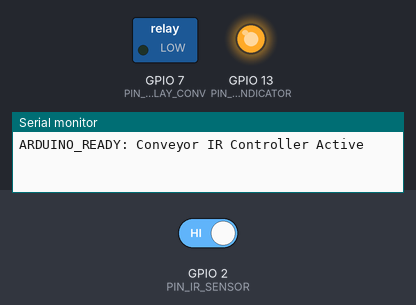
The sketch below on a simulated ESP32-S3. Shown: switched loads named in the sketch (green lamp = pin HIGH), output pins drawn as LEDs (lit = HIGH), the last lines printed to the serial monitor. The inputs (shaded band) are chosen by the test bench; at power-on: GPIO 2 (PIN_IR_SENSOR) HIGH.

Above: at 1.2 s.
1.3 s: GPIO 2 (PIN_IR_SENSOR) driven LOW
At 1.6 s:
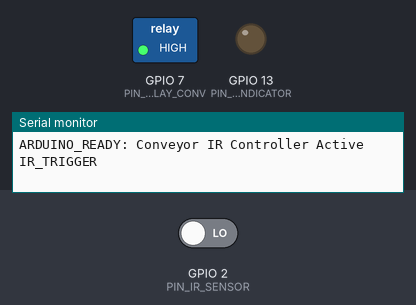
Timing chart, 0 to 4.3 s (numbered marks = the images above; inputs shaded):
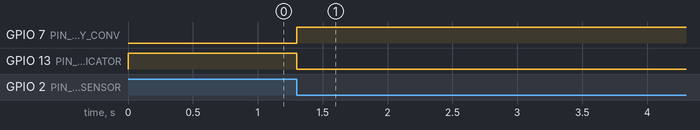

Measured:
- after the input at 1.3 s, GPIO 7 (PIN_RELAY_CONV): LOW → HIGH at once; GPIO 13 (PIN_LED_INDICATOR): HIGH → LOW at once

The sketch:

conveyor_ir_controller.ino
```cpp
/*
 * ============================================================================
 * CONVEYOR IR SENSOR CONTROLLER (Arduino / ESP32)
 * Proyek: Robotik Sortir Berbasis Machine Vision YOLOv8
 * ============================================================================
 *
 * CARA KERJA SISTEM STOP-AND-GO:
 * 1. Konveyor berjalan membawa objek (Koin / Tutup Botol / Charger).
 * 2. Sensor Infrared (IR) mendeteksi objek yang tiba di zona sortir.
 * 3. Arduino mematikan Relay Konveyor seketika (STOP).
 * 4. Arduino mengirim string "IR_TRIGGER\n" via USB Serial ke laptop Python.
 * 5. Python menunggu jeda inersia (Settling Delay ~0.6s) agar getaran & selip reda total,
 *    mengambil 1 snapshot foto statis, dan mengunci koordinat fisik (X, Y, Z).
 * 6. Jika objek termasuk kelas target sortir:
 *    - Python mengirim instruksi "PICK:<class>:<x>:<y>:<z>\n" ke robot.
 *    - Setelah robot selesai mengambil, kirim "DONE\n" untuk menghidupkan konveyor lagi.
 * 7. Jika objek bukan target sortir:
 *    - Python mengirim "RESUME\n" sehingga konveyor langsung jalan membawa objek lewat.
 * ============================================================================
 */

#define PIN_IR_SENSOR    2   // Pin digital sensor Infrared (Aktif LOW / HIGH sesuai modul)
#define PIN_RELAY_CONV   7   // Pin kontrol Relay Konveyor Motor (Aktif LOW)
#define PIN_LED_INDICATOR 13 // LED indikator status

// Konfigurasi tipe sensor IR (kebanyakan modul IR TCRT5000 / Proximity = LOW saat deteksi)
const int IR_DETECTED_STATE = LOW;
const int RELAY_ON_STATE    = LOW;   // Relay aktif menyalakan konveyor
const int RELAY_OFF_STATE   = HIGH;  // Relay mati menghentikan konveyor

// Parameter Debounce & Timing
const unsigned long DEBOUNCE_DELAY_MS = 200; // Mencegah noise bouncing sensor IR
unsigned long lastDebounceTime = 0;
bool conveyorRunning = true;
bool waitingForPython = false;

void setup() {
  Serial.begin(9600);

  pinMode(PIN_IR_SENSOR, INPUT_PULLUP);
  pinMode(PIN_RELAY_CONV, OUTPUT);
  pinMode(PIN_LED_INDICATOR, OUTPUT);

  // Nyalakan konveyor awal
  startConveyor();
  Serial.println("ARDUINO_READY: Conveyor IR Controller Active");
}

void loop() {
  // 1. Baca Sinyal dari Python / Laptop Robotik
  if (Serial.available() > 0) {
    String command = Serial.readStringUntil('\n');
    command.trim();

    if (command.startsWith("RESUME") || command.startsWith("DONE")) {
      // Perintah melanjutkan konveyor
      startConveyor();
      waitingForPython = false;
      delay(300); // Waktu agar objek yang lewat tidak langsung mentrigger sensor lagi
    }
  }

  // 2. Baca Sensor Infrared saat konveyor sedang berjalan
  if (conveyorRunning && !waitingForPython) {
    int sensorVal = digitalRead(PIN_IR_SENSOR);

    if (sensorVal == IR_DETECTED_STATE) {
      if ((millis() - lastDebounceTime) > DEBOUNCE_DELAY_MS) {
        lastDebounceTime = millis();

        // Objek tiba! Matikan konveyor seketika
        stopConveyor();
        waitingForPython = true;

        // Kirim notifikasi trigger ke Python
        Serial.println("IR_TRIGGER");
      }
    }
  }
}

void startConveyor() {
  digitalWrite(PIN_RELAY_CONV, RELAY_ON_STATE);
  digitalWrite(PIN_LED_INDICATOR, HIGH);
  conveyorRunning = true;
}

void stopConveyor() {
  digitalWrite(PIN_RELAY_CONV, RELAY_OFF_STATE);
  digitalWrite(PIN_LED_INDICATOR, LOW);
  conveyorRunning = false;
}
```
